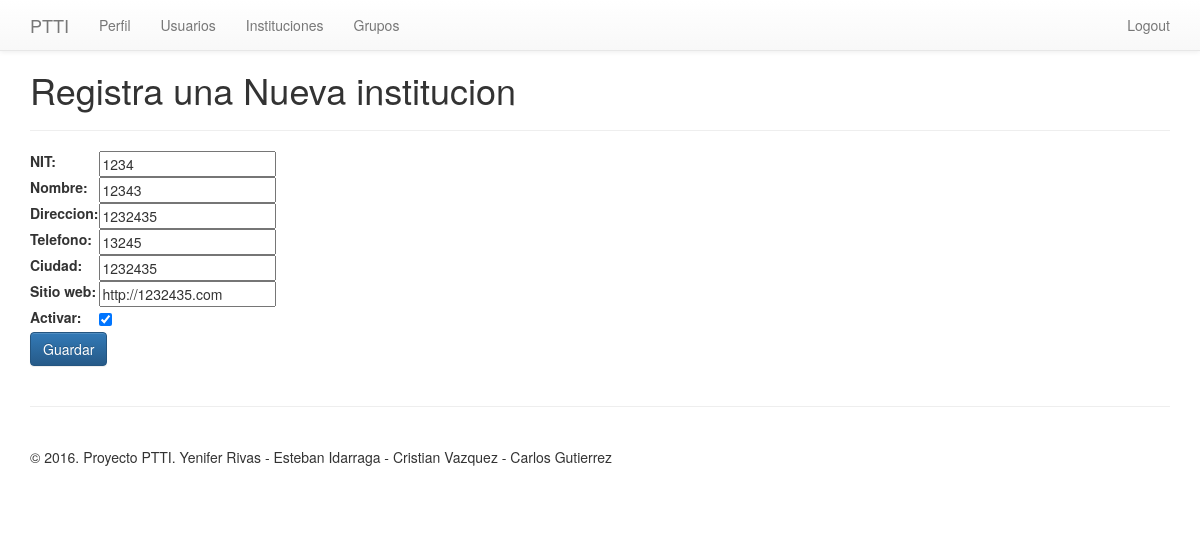
The app's page /instituciones/editar/12 (signed in) with its own data.
### ptti/models.py (models this page shows, shortened)
class Institucion(models.Model):
    class Meta:
        verbose_name = "Institucion"
        verbose_name_plural = "Instituciones"
    nit         = models.CharField('NIT',max_length=200,unique=True)
    nombre      = models.CharField(max_length=200)
    direccion   = models.CharField(max_length=200)
    telefono    = models.CharField(max_length=200)
    ciudad      = models.CharField(max_length=200)
    web         = models.URLField('Sitio web',max_length=200)
    is_active   = models.BooleanField('Activar',default=True)

### ptti/views.py (the view)
# urls.py: url(r'^instituciones/editar/(?P<ins_id>[0-9]+)$',views.editar_institucion, name='editar_institucion'),
@login_required(login_url='/login')
def editar_institucion(request, ins_id):
    ins = get_object_or_404(Institucion, pk=ins_id)
    if request.method == 'POST':
        formulario = FormInstitucion(request.POST, instance=ins)
        if formulario.is_valid():
            formulario.save()
            return HttpResponseRedirect('/instituciones')
    else:
        formulario = FormInstitucion(instance=ins)
    return render(request, 'institucion_form.html', {'formulario':formulario})

### ptti/forms.py
class FormInstitucion(forms.ModelForm):
    class Meta:
        model = Institucion
        fields = ['nit', 'nombre', 'direccion','telefono','ciudad','web','is_active']

### templates/institucion_form.html (shortened to what this page needs)
{% extends 'base.html' %}
{% block encabezado %}
	<h1>Registra una Nueva institucion</h1>
{% endblock %}
{% block contenido %}
	<form id='formulario' method='post' action=''>
		<table>{{formulario}}</table>
		<p><input class="btn btn-primary" type='submit' value='Guardar'/></p>
	</form>
{% endblock %}

### records on screen
Institucion: nit "1234", nombre "12343", direccion "1232435", telefono "13245", ciudad "1232435", web "http://1232435.com", is_active "☑"
